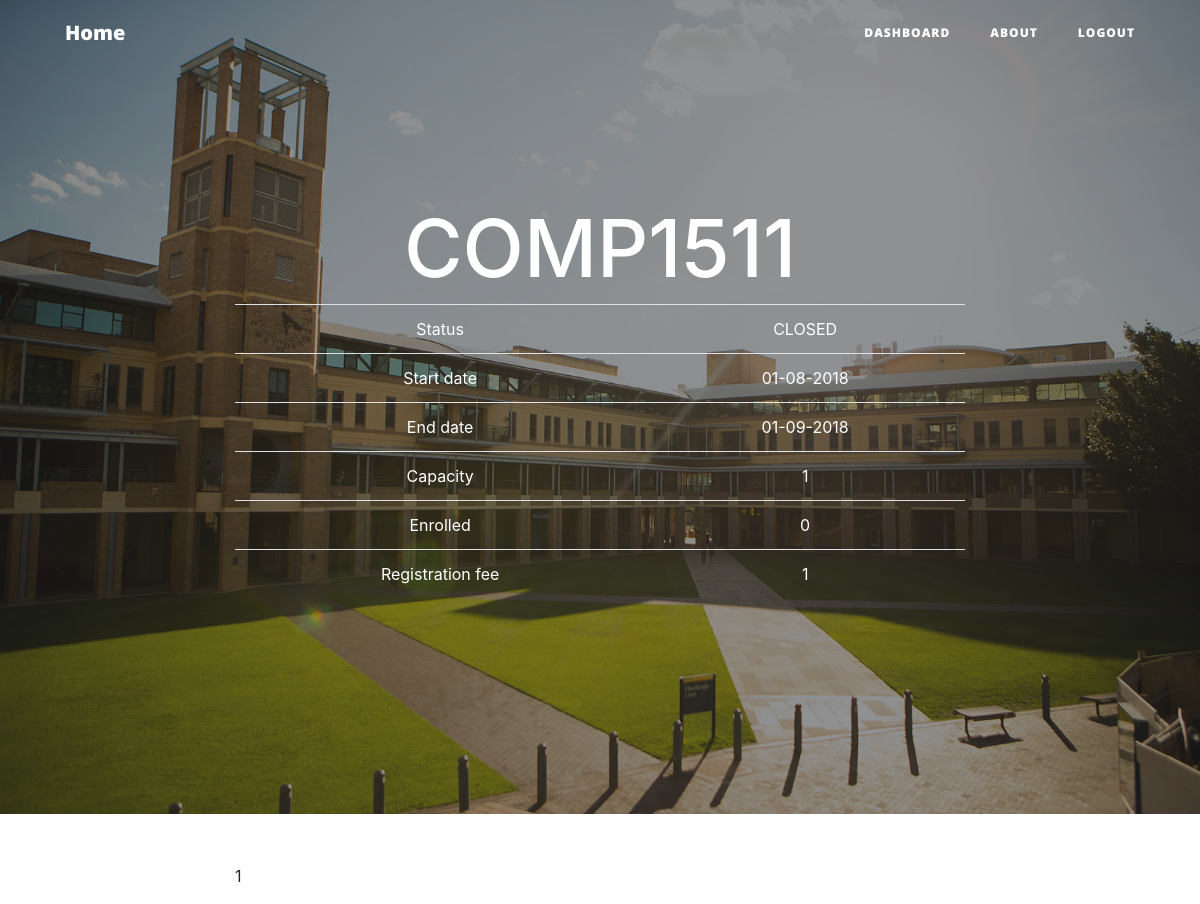
The page /info/1 (signed in) on the database its author committed.
### event.py (models this page shows, shortened)
class Event(db.Model):
    __tablename__ = 'events'
    event_id = db.Column(db.Integer, primary_key=True)
    title = db.Column(db.String(120))
    details = db.Column(db.UnicodeText)
    start = db.Column(db.String(80))
    end = db.Column(db.String(80))
    capacity = db.Column(db.Integer)
    status = db.Column(db.String(80))
    creater = db.Column(db.String(80))
    fee = db.Column(db.Integer)
    early_period = db.Column(db.Integer)
    users = db.relationship('User',secondary=event_realation,
                            backref=db.backref('event_users_all', lazy='dynamic'))

### route.py (the view)
@app.route('/info/<eventId>',methods = ['POST','GET'])
@login_required
def info(eventId):
    event = Event.query.filter_by(event_id = int(eventId)).one()
    return render_template('info.html', event = event)

### event.py (called while the page is built)
    @property
    def is_authenticated(self):
        return True

    @property
    def is_anonymous(self):
        return False

### server.py (called while the page is built)
@login_manager.user_loader
def load_user(user_id):
    return User.query.get(int(user_id))

### templates/info.html (shortened to what this page needs)
{% extends 'base.html' %}
{% block body %}
<header class="masthead" style="background-image: url('{{ url_for('static', filename = 'asb-unsw-campus-15.jpg') }}')">
    <div class="overlay"></div>
    <div class="container">
        <div class="row">
            <div class="col-lg-8 col-md-10 mx-auto">
                <div class="site-heading">
                    <h1>{{ event.title }}</h1>
                    <table class="table table-hover">
                        <tbody>
                            <tr>
                                <td>Status</td>
                                <td>{{ event.status }}</td>
                            </tr>
                            <tr>
                                <td>Start date</td>
                                <td>{{ event.start }}</td>
                            </tr>
                            <tr>
                                <td>End date</td>
                                <td>{{ event.end }}</td>
                            </tr>
                            <tr>
                                <td>Capacity</td>
                                <td>{{ event.capacity}}</td>
                            </tr>
                            <tr>
                                <td>Enrolled</td>
                                <td>{{event.events_all.count()}}</td>
                            </tr>
                            <tr>
                                <td>Registration fee</td>
                                <td> {{event.fee}} </td>
                            </tr>
                        </tbody>
                    </table>
                </div>
            </div>
        </div>
    </div>
</header>
<article>
    <div class="container">
        <div class="row">
            <div class="col-lg-8 col-md-10 mx-auto">
                {{event.details|safe}}
            </div>
        </div>
    </div>
</article>
{% endblock %}

### rows shown on the page
Event: title "COMP1511", status "CLOSED", start "01-08-2018", end "01-09-2018", capacity "1", fee "1", details "1"

### other values the page prints
{{ event.events_all.count() }} "0"
